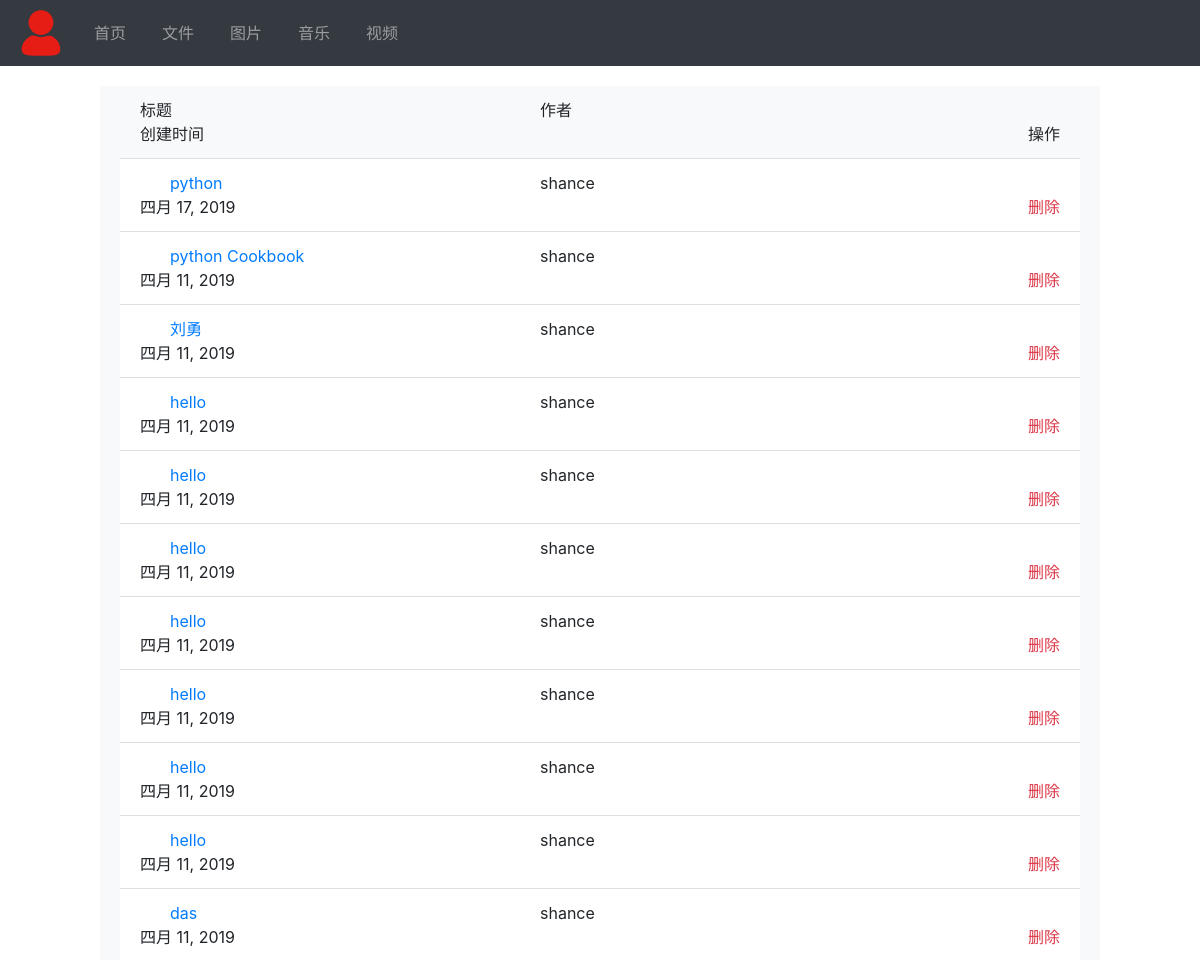
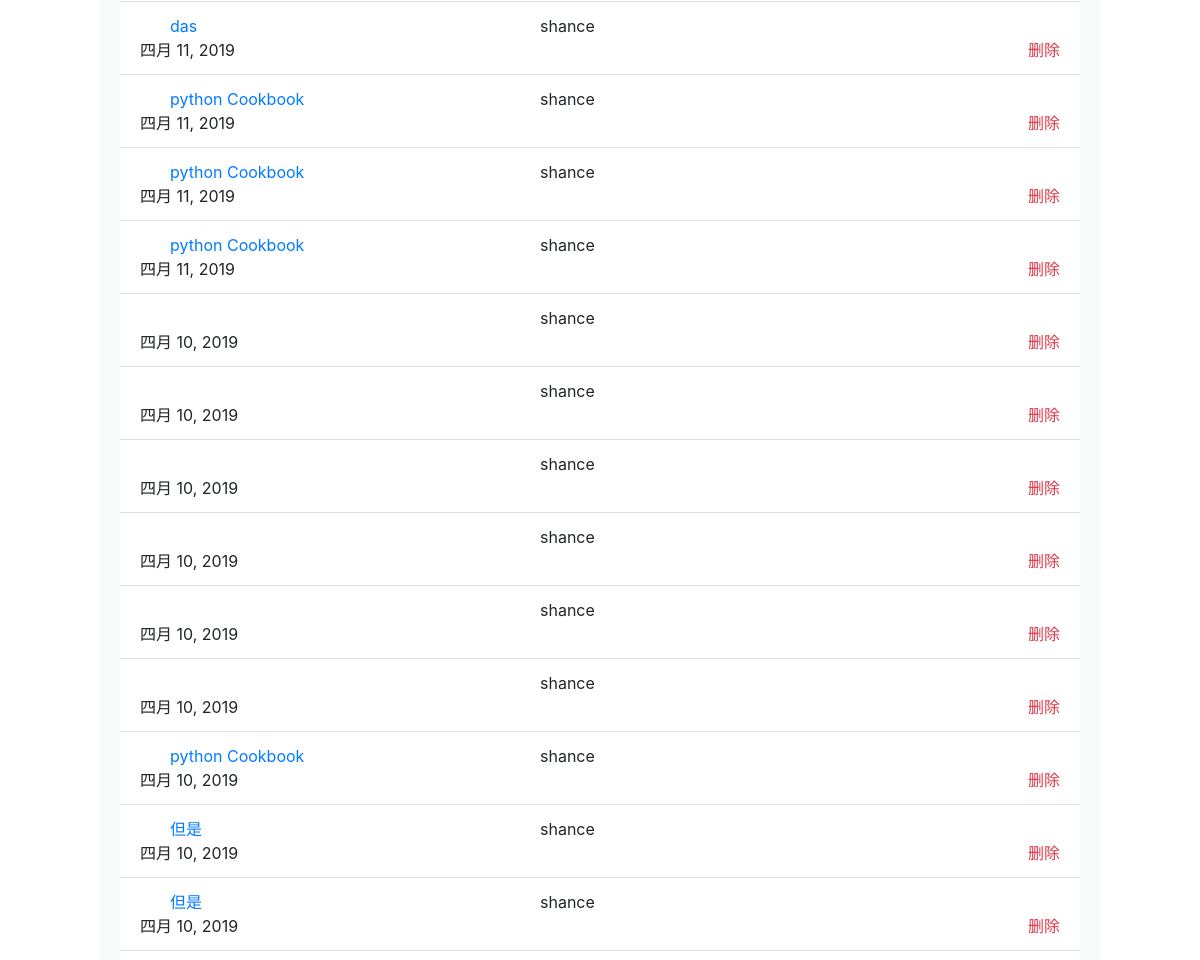
/files/manage/ (signed in, upper part), run on an earlier commit of the app's database (2 pictures, top to bottom).
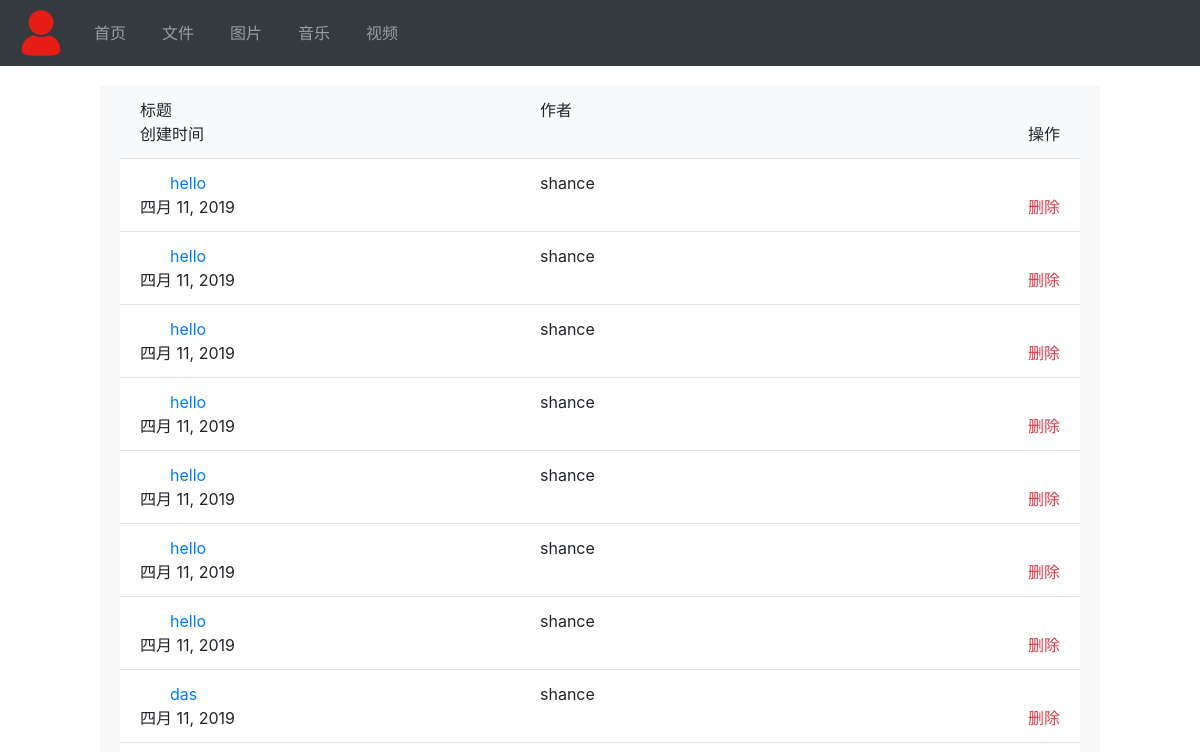
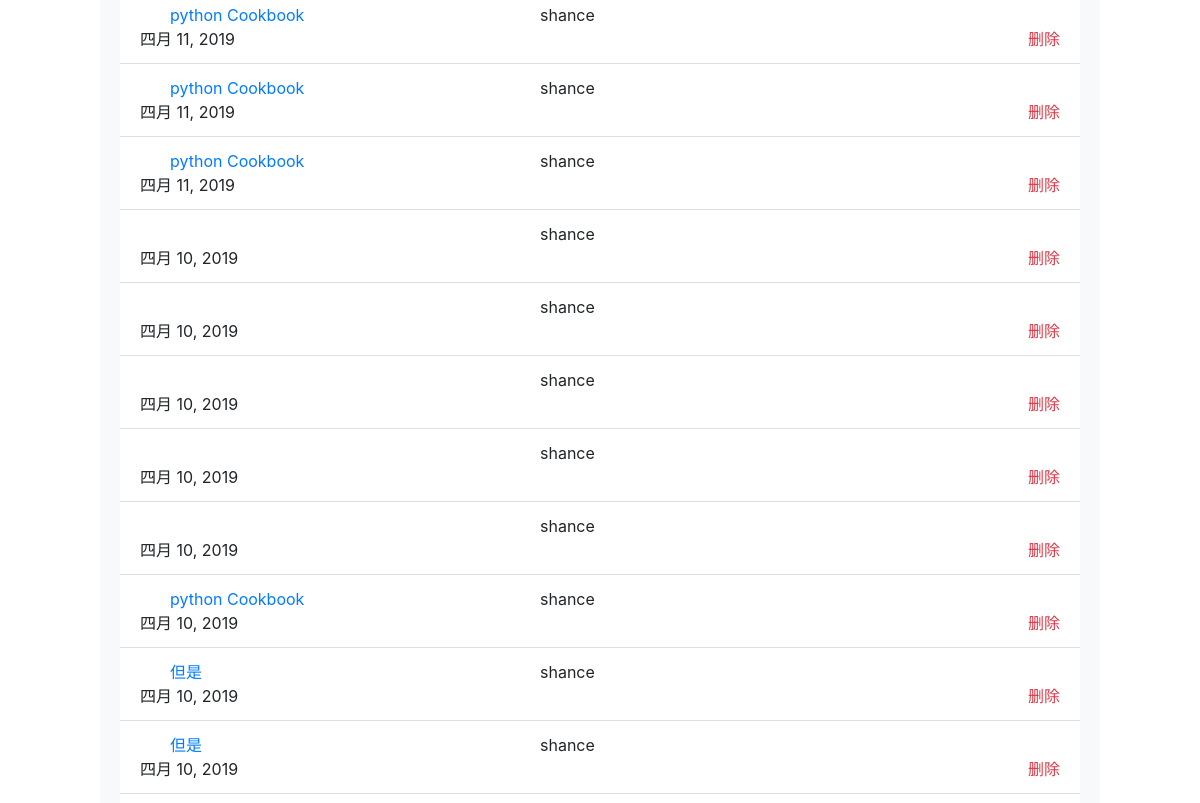
And on a later commit of the database (2 pictures, top to bottom).
### upload_files/models.py (models this page shows, shortened)
class UploadFiles(models.Model):
    title = models.CharField(max_length=100)
    introduction = models.TextField(max_length=500) #简介
    fileType = models.ForeignKey(FileType, on_delete=models.DO_NOTHING, default=1)
    auth = models.ForeignKey(User, on_delete=models.DO_NOTHING, default=1)
    content = models.FileField(upload_to='files') # 内容
    fileLabel = models.ManyToManyField(FileLabel, through='Associated')
    create_time = models.DateField(default=timezone.now, )
    icon = models.ImageField(upload_to='files', blank=True)
    is_active = models.SmallIntegerField(default=0)
    class Meta:
        ordering = ['-create_time']

### upload_files/views.py (the view)
# urls.py: path('manage/', manage_files, name="manage"),
def manage_files(request):
    if request.user.is_authenticated:
        if request.user.is_superuser:
            files = UploadFiles.objects.all()
        else:
            files = UploadFiles.objects.filter(auth=request.user)
        context = {
            "files": files
        }
        return render(request, 'upload_files/manage_base.html', context=context)
    return redirect(reverse('index'))

### upload_files/templates/upload_files/manage_base.html
{% extends 'base.html' %}
{% block content %}
<div class="manage">
<ul class="list-group list-group-flush bg-light">
    <li class="list-group-item bg-light">
        <span>标题</span><span>作者</span><span>创建时间</span><a class="last">操作</a></li>
    {% for file in files %}
    <li class="list-group-item "><span><a class="text-primary" href="{% url 'upload_files:showFile' file.pk %}">{{ file.title }}</a> </span> <span>{{ file.auth }}</span><span>{{ file.create_time }}</span> <a href="{% url 'upload_files:delete' file.pk %}" class="text-danger last" onClick="return confirm('确定删除?');">删除</a>
    </li>
    {% empty %}
        暂无文件
    {% endfor %}
</ul>
</div>
{% endblock %}

### templates/base.html (shortened to what this page needs)
{% load static %}
<!DOCTYPE html>
<html lang="en">
<head>
    <link rel="stylesheet" href="{% static 'bootstrap-4.2.1-dist/css/bootstrap.min.css' %}">
    <link rel="stylesheet" href="{% static 'style.css' %}">
</head>
<body>
    <nav class="navbar navbar-expand-lg navbar-light bg-light navbar-dark bg-dark">
        <img id="flip" class="head-sign" {% if user.is_authenticated %} src="{% static 'img/头像.png' %}" {% else %} src="{% static 'img/nologin.png' %}" {% endif %} onclick="showhidediv('layer-left')">
        <div class="collapse navbar-collapse" id="navbarSupportedContent">
          <ul class="navbar-nav mr-auto top-ul">
            <li class="nav-item">
              <a class="nav-link " href="{% url 'index' %}?b=index">首页</a>
            </li>
            <li class="nav-item">
              <a class="nav-link" href="{% url 'upload_files:showfiles' %}?a=文件" target="iframe_a">文件</a>
            </li>
            <li class="nav-item">
              <a class="nav-link" href="{% url 'upload_files:showfiles' %}?a=图片" target="iframe_a">图片</a>
            </li>
            <li class="nav-item">
              <a class="nav-link" href="{% url 'upload_files:showfiles' %}?a=音乐" target="iframe_a">音乐</a>
            </li>
            <li class="nav-item">
              <a class="nav-link" href="{% url 'upload_files:showfiles' %}?a=视频" target="iframe_a">视频</a>
            </li>
          </ul>
        </div>
      </nav>
      {% block content %} {% endblock %}
  </body>
</html>

### static/style.css (style rules this page uses)
ul { list-style: none; }
a { color: aliceblue }
#flip { width: 50px !important; height: 50px !important; cursor:pointer; }
.list-group-item a { margin-left: 30px; }
.list-group-item:first-child { border-radius: 0px; }
.top-ul li { margin-left: 20px; }
.list-group-flush { padding:0 20px; }
.list-group-item span { display: block; width: 400px; float: left; }
.last { float: right; }
.manage { padding: 20px 100px; }

What changed in the data, as far as the page shows it:
removed UploadFiles: title "python", auth "shance", create_time "四月 17, 2019"
removed UploadFiles: title "python Cookbook", auth "shance", create_time "四月 11, 2019"
removed UploadFiles: title "刘勇", auth "shance", create_time "四月 11, 2019"
removed UploadFiles: title "das", auth "shance", create_time "四月 11, 2019"
removed UploadFiles: auth "shance", create_time "四月 10, 2019"
